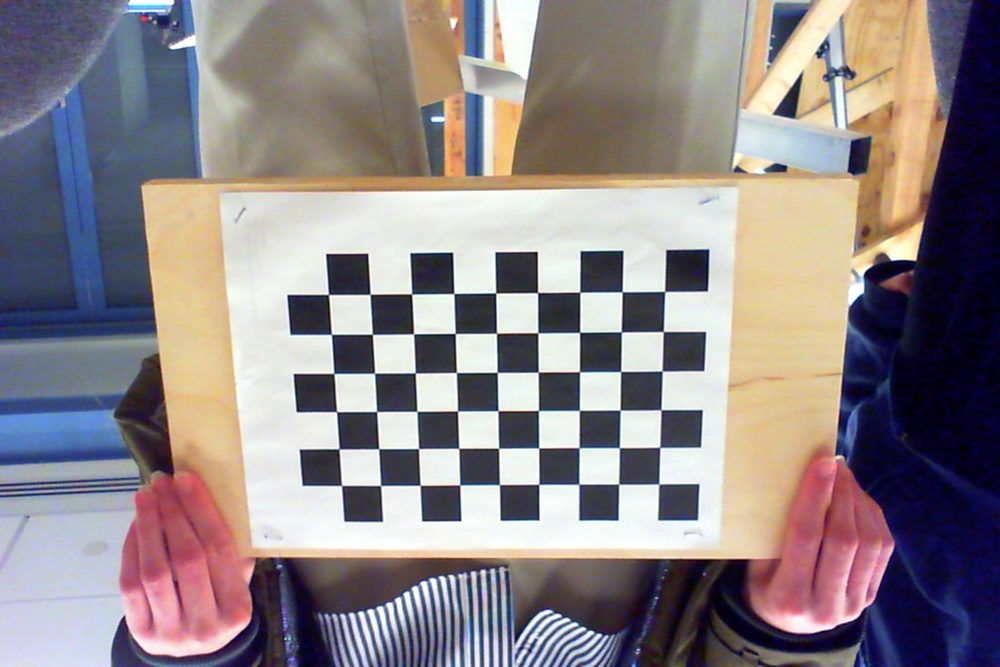
#> input picture FRC2022/Win001/rpi/calibration/data/img.jpg, 1000 x 667 px, shrunk from 1728 x 1152 before the run, given in place of the camera
$ python cvTest.py
#> lines starting #> are read from the running program, lines starting #| are printed output that depends on the picture; after the words box and inside, x2 and y2 are one past the last pixel; in counts of white or black regions, pixels touching at a corner belong together
import cv2
import json
import numpy as np
import time

def main():
   input_steam = cv2.VideoCapture(0)


   ret, input_img = input_steam.read()
#> input_img is the input picture: shape (667, 1000, 3); mean B, G, R 135.8, 133.2, 141.5
   output_img = np.copy(input_img)

   height, width, channels = input_img.shape
#> height = 667; width = 1000; channels = 3

   x_mid = width // 2
#> x_mid = 500
   y_mid = height // 2
#> y_mid = 333

   while True:

      ret, input_img = input_steam.read()
      output_img = np.copy(input_img)

      # Convert to HSV and threshold image
      hsv_img = cv2.cvtColor(input_img, cv2.COLOR_BGR2HSV)
#> hsv_img: shape (667, 1000, 3); mean H, S, V 79.1, 79.8, 156.7
      binary_img = cv2.inRange(hsv_img, (0,100,150), (20,140,220))
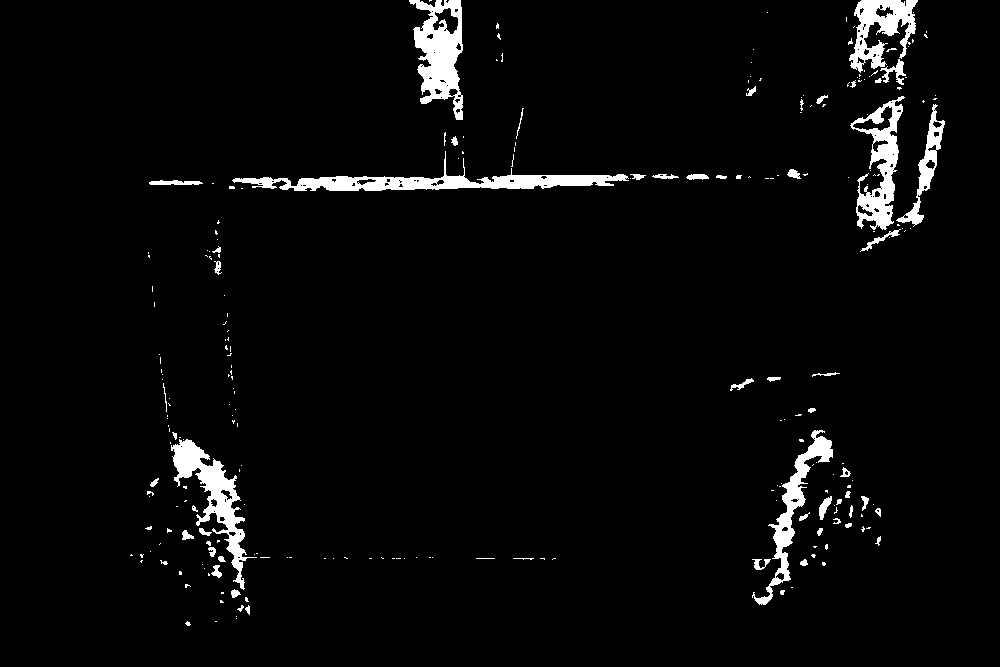
#> binary_img: shape (667, 1000); 3.5% white; 246 white regions (188 under 20 px)

      contour_list, _= cv2.findContours(binary_img, mode=cv2.RETR_EXTERNAL, method=cv2.CHAIN_APPROX_SIMPLE)
#> contour_list = 246 contours, 208 with area under 20; largest, box (x1, y1, x2, y2) and area: (232, 151, 629, 191) 3801, (409, 0, 463, 120) 3780, (850, 96, 905, 230) 3116, (171, 439, 257, 590) 3040, (849, 0, 918, 73) 2368

      for contour in contour_list:

         # Ignore small contours that could be because of noise/bad thresholding
         if cv2.contourArea(contour) < 100:
            continue

         cv2.drawContours(output_img, contour, -1, color = (255, 255, 255), thickness = 1)

         rect = cv2.minAreaRect(contour)
         center, size, angle = rect
         center = [int(dim) for dim in center] # Convert to int so we can dr=

         # Draw rectangle and circle
        #  cv2.drawContours(output_img, np.int0(cv2.boxPoints(rect)), -1, color = (0, 0, 255), thickness = 2)
         cv2.circle(output_img, center = center, radius = 3, color = (0, 0, 255), thickness = -1)
#> this loop made 246 passes
#> contour on passes 1, 3, 4: [[215, 621], [216, 621]], [[236, 618]], [[236, 616]]
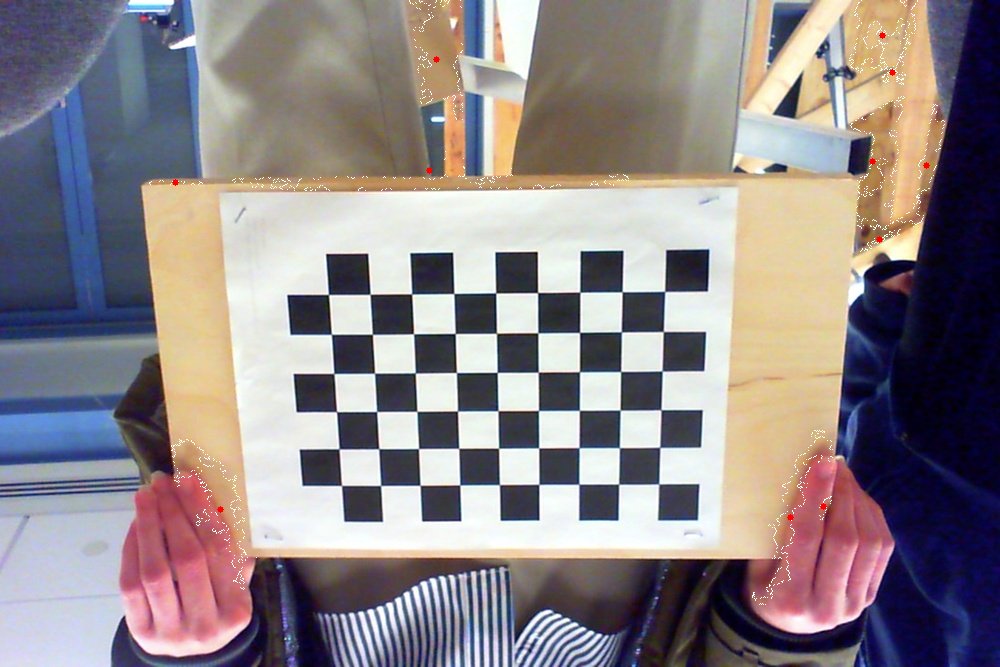
#> output_img: shape (667, 1000, 3); 0.39% of pixels changed, all inside (x1, y1, x2, y2) = (149, 0, 945, 605)


      cv2.circle(output_img, center = (x_mid, y_mid) , radius = 3, color = (0, 0, 255), thickness = -1)
#> output_img: shape (667, 1000, 3); under 0.01% of pixels changed, all inside (x1, y1, x2, y2) = (497, 330, 504, 337)

      print(x_mid, " ", y_mid)
#| 500   333
      print(hsv_img[y_mid, x_mid,0], hsv_img[y_mid, x_mid,1], hsv_img[y_mid, x_mid,2], sep=' ')
#| 19 36 172

      cv2.imshow("frame", output_img)
      cv2.imshow("binary", binary_img)
      cv2.waitKey(1)

      if cv2.waitKey(1) & 0xFF == ord('q'):
#> (key q is pressed here)
        break

   input_steam.release()
   cv2.destroyAllWindows()

main()

# [21 lines of commented-out code are left out]
